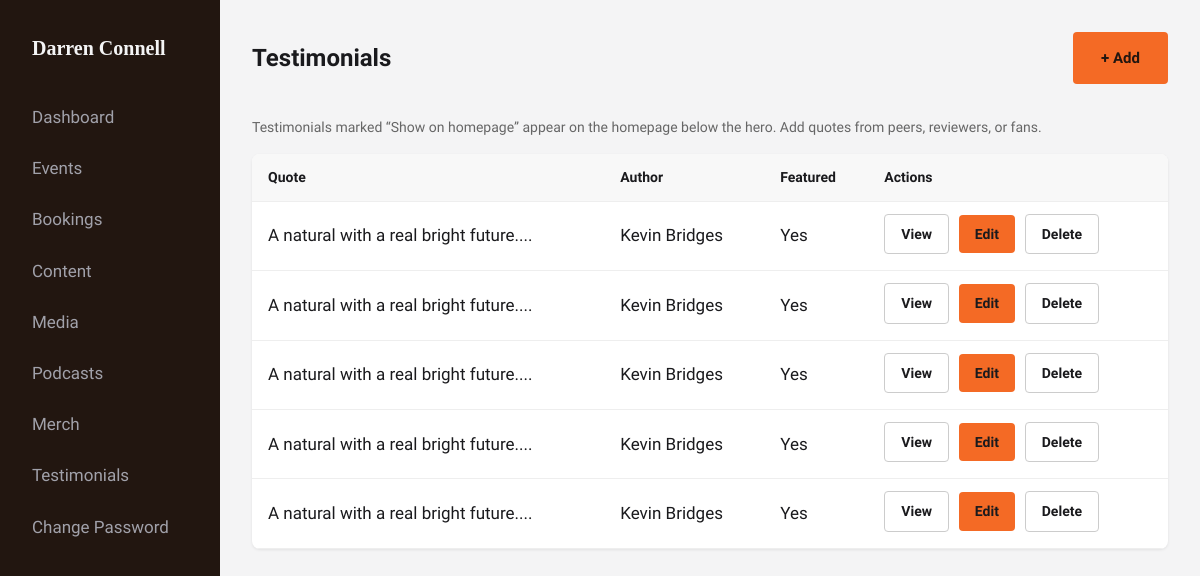
Screenshot of /public/admin/testimonials.php (signed in) with the database file from the repository.
### tables this page shows
CREATE TABLE `testimonials` (
  `id` int NOT NULL,
  `quote` text NOT NULL,
  `author` varchar(100) NOT NULL,
  `role` varchar(100) DEFAULT NULL,
  `is_featured` tinyint(1) DEFAULT '0',
  `sort_order` int DEFAULT '0',
  `created_at` timestamp NULL DEFAULT CURRENT_TIMESTAMP
);

### includes/functions.php (called while the page is built, shortened)
<?php
function e($str) {
    return htmlspecialchars($str ?? '', ENT_QUOTES, 'UTF-8');
}

### public/admin/testimonials.php (the view, shortened to what this page needs)
<?php
require_once dirname(__DIR__, 2) . '/includes/functions.php';
require_once __DIR__ . '/bootstrap.php';
$stmt = $pdo->query("SELECT * FROM testimonials ORDER BY is_featured DESC, sort_order");
$items = $stmt->fetchAll();
?>
<div class="admin-header">
    <h1>Testimonials</h1>
    <a href="?action=add" class="btn btn-primary">+ Add</a>
</div>
<p class="admin-hint" style="margin-bottom:1rem;color:#666;font-size:0.875rem;">Testimonials marked &ldquo;Show on homepage&rdquo; appear on the homepage below the hero. Add quotes from peers, reviewers, or fans.</p>
<table class="admin-table">
    <thead><tr><th>Quote</th><th>Author</th><th>Featured</th><th>Actions</th></tr></thead>
    <tbody>
        <?php foreach ($items as $t): ?>
        <tr>
            <td><?= e(mb_substr($t['quote'], 0, 60)) ?>...</td>
            <td><?= e($t['author']) ?></td>
            <td><?= $t['is_featured'] ? 'Yes' : 'No' ?></td>
            <td>
                <a href="/" target="_blank" rel="noopener" class="btn btn-small btn-secondary">View</a>
                <a href="?edit=<?= $t['id'] ?>" class="btn btn-small btn-primary">Edit</a>
                <a href="?delete=<?= $t['id'] ?>" class="btn btn-small btn-secondary" onclick="return confirm('Delete?')">Delete</a>
            </td>
        </tr>
        <?php endforeach; ?>
    </tbody>
</table>
<?php
include __DIR__ . '/layout.php';

### public/assets/css/style.css (style rules this page uses)
:root { --color-bg: #221610; --color-bg-elevated: #2d1f18; --color-surface: #1a1a1d; --color-text: #f4f4f5; --color-text-muted: #a1a1aa; --color-accent: #f46a25; --color-accent-hover: #ff7d3d; --color-border: #27272a; --font-display: 'Playfair Display', Georgia, serif; --font-body: 'Source Sans 3', -apple-system, sans-serif; --max-width: 1200px; --transition: 0.2s ease; }
*, *::before, *::after { box-sizing: border-box; }
html { scroll-behavior: smooth; }
body { margin: 0; font-family: var(--font-body); font-size: 1.0625rem; line-height: 1.6; color: var(--color-text); background: var(--color-bg); -webkit-font-smoothing: antialiased; }
a { color: var(--color-accent); text-decoration: none; transition: color var(--transition); }
.btn { display: inline-flex; align-items: center; justify-content: center; padding: 0.875rem 1.75rem; font-family: var(--font-body); font-size: 0.9375rem; font-weight: 600; border-radius: 4px; border: none; cursor: pointer; transition: all var(--transition); }
.btn-primary { background: var(--color-accent); color: var(--color-bg); }
.btn-secondary { background: transparent; color: var(--color-text); border: 1px solid var(--color-border); }
.btn-small { padding: 0.5rem 1rem; font-size: 0.875rem; }
.admin-body { background: #f4f4f5; color: #1a1a1d; }
.admin-header { display: flex; align-items: center; justify-content: space-between; flex-wrap: wrap; gap: 1rem; margin-bottom: 2rem; }
.admin-header h1 { margin: 0; font-size: 1.5rem; color: #1a1a1d; }
.admin-body .btn-secondary { background: white; color: #1a1a1d; border: 1px solid #ccc; }
.admin-table { width: 100%; border-collapse: collapse; background: white; border-radius: 8px; overflow: hidden; box-shadow: 0 1px 3px rgba(0,0,0,0.08); }
.admin-table th, .admin-table td { padding: 0.75rem 1rem; text-align: left; border-bottom: 1px solid #eee; }
.admin-table th { background: #f8f8f8; font-weight: 600; font-size: 0.875rem; }
.admin-table a { color: #2563eb; }
.admin-table .btn-primary { color: #1a1a1d; }
.admin-table .btn { margin-right: 0.35rem; margin-bottom: 0.25rem; }

### rows the page displays
testimonials: quote "A natural with a real bright future.", author "Kevin Bridges", is_featured "Yes"
testimonials: quote "A natural with a real bright future.", author "Kevin Bridges", is_featured "Yes"
testimonials: quote "A natural with a real bright future.", author "Kevin Bridges", is_featured "Yes"
testimonials: quote "A natural with a real bright future.", author "Kevin Bridges", is_featured "Yes"
testimonials: quote "A natural with a real bright future.", author "Kevin Bridges", is_featured "Yes"
